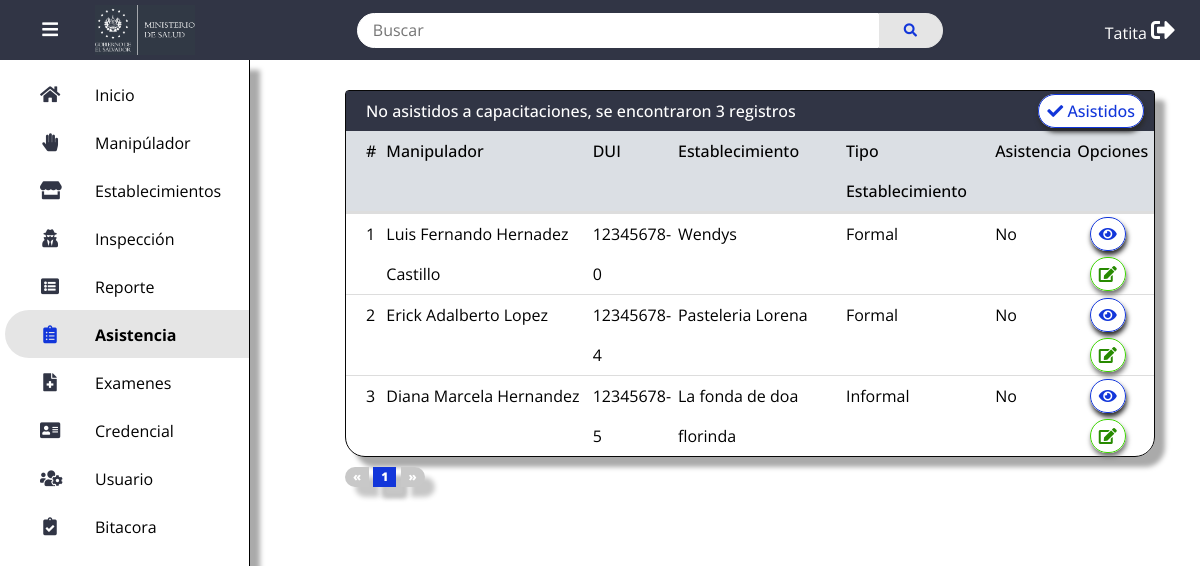
The page /asistencias/noAsistidos (signed in) on the database as committed earlier.
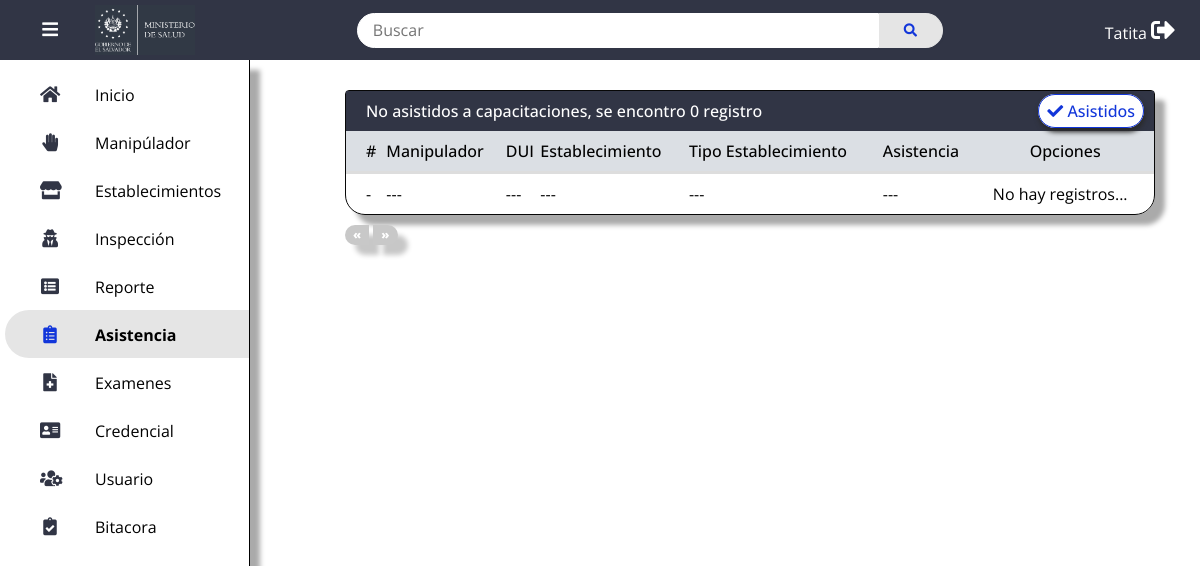
The same page on the database as committed later.
### tables this page shows
CREATE TABLE `tblasistencias` (
  `id_asistencia` int(11) NOT NULL,
  `id_exam` int(11) NOT NULL,
  `asistencia` enum('Si','No') NOT NULL,
  `fecha_asist_capacit` date DEFAULT NULL,
  `usermod` varchar(50) DEFAULT NULL,
  `fechamodasistencia` datetime DEFAULT NULL
);

CREATE TABLE `tblmanipuladores` (
  `id_manip` int(11) NOT NULL,
  `dui_manip` varchar(12) NOT NULL,
  `nombre_manip` varchar(50) NOT NULL,
  `apellido_manip` varchar(50) NOT NULL,
  `genero_manip` enum('Hombre','Mujer') NOT NULL,
  `fecha_nacim_manip` date NOT NULL,
  `puesto_manip` varchar(50) NOT NULL,
  `token` varchar(350) DEFAULT NULL,
  `estado_manip` enum('Activo','Inactivo') NOT NULL,
  `id_estab` int(11) NOT NULL,
  `fecha_registro_manip` date NOT NULL,
  `fecha_mod_manip` datetime NOT NULL,
  `usermod` varchar(15) NOT NULL,
  `asistencia_check` enum('Si','No') NOT NULL
);

CREATE TABLE `tblestablecimientos` (
  `id_estab` int(11) NOT NULL,
  `nombre_estab` varchar(100) NOT NULL,
  `dui_prop` varchar(10) NOT NULL,
  `nombre_prop` varchar(50) NOT NULL,
  `apellido_prop` varchar(50) NOT NULL,
  `direccion_estab` varchar(200) NOT NULL,
  `cat_estab` varchar(100) NOT NULL,
  `tipo_estab` enum('Formal','Informal') NOT NULL,
  `apartado_especifico` enum('A','B','C','D','E','F','G','H') NOT NULL,
  `telefono_estab` varchar(10) NOT NULL,
  `municipio_estab` varchar(30) NOT NULL,
  `departamento_estab` varchar(20) NOT NULL,
  `estado_estab` enum('Activo','Inactivo') NOT NULL,
  `fecha_reg_estab` date NOT NULL,
  `fecha_mod_estab` datetime NOT NULL,
  `usermod` varchar(15) NOT NULL
);

### app/views/asistencias/noAsistidos.php (the view, shortened to what the changed rows need)
<?php require_once('../app/views/inc/header.php'); ?>
            <table>
	            <thead>
			        <tr>
                        <th colspan="8">
                        <div class="title">
                            <p>No asistidos a capacitaciones, se <?php echo $var = ($parameters['respuesta']['cuantos'] > 1)?'encontraron ':' encontro '?>
                            <?php echo $parameters['respuesta']['cuantos']. $var = ($parameters['respuesta']['cuantos'] > 1)?' registros':' registro'?>
                            </p>
                             <p>
                                <a href="<?php echo ROUTE_URL?>/asistencias/" class="btn-ver"><i class="fas fa-check"></i>
                                    Asistidos</a>
                            </p>
                        </div>
   	 		        </tr>
			        <tr style= "background: #dbdfe4;">
				        <th width="6">#</th>
                        <th>Manipulador</th>
                        <th>DUI</th>
                        <th>Establecimiento</th>
                        <th>Tipo Establecimiento</th>
                        <th>Asistencia</th>
                        <th>Opciones</th>
			        </tr>
		        </thead>
		        <tbody>
                    <?php if( $parameters['respuesta']['error']):?>
                    <tr>
                        <td data-label="error">
                            -
                        </td>
                        <td data-label="error">
                            ---
                        </td>
                        <td data-label="error">
                            ---
                        </td>
                        <td data-label="error">
                            ---
                        </td>
                        <td data-label="error">
                            ---
                        </td>
                        <td data-label="error">
                            ---
                        </td>
                        <td data-label="error">
                            No hay registros...
                        </td>
                    </tr>
                    <?php else:?>
			        <?php for($i = 0; $i < count($parameters['asistencias']); $i ++):?>
                    <tr>
                        <td data-label="#">
                            <?php echo $parameters['respuesta']['numIds'][$i] + 1?>
                        </td>
                        <td data-label="Manipulador">
                        <?php echo $parameters['asistencias'][$i]->nombre_manip.' '.$parameters['asistencias'][$i]->apellido_manip?>
                        </td>
                        <td data-label="DUI">
                            <?php echo $parameters['asistencias'][$i]->dui_manip?>
                        </td>
                        <td data-label="Establecimiento">
                            <?php echo $parameters['asistencias'][$i]->nombre_estab?>
                        </td>
                        <td data-label="Tipo Establecimiento">
                            <?php echo $parameters['asistencias'][$i]->tipo_estab?>
                        </td>
                        <td data-label="Asistencia">
                            <?php echo $parameters['asistencias'][$i]->asistencia?>
                        </td>
                        <td data-label="Opciones">
                            <a href="<?php echo ROUTE_URL?>/asistencias/verAsistencia<?php echo $var=(isset($parameters['asistencias']))? '/'.$parameters['asistencias'][$i]->id_asistencia.'/No/'.$parameters['respuesta']['pagina_actual']:''?><?php echo $var = ($parameters['busqueda'] != null)?'/'.str_replace(' ', '_',$parameters['busqueda']): ''?>"                         class="btn-ver"><i class="fas fa-eye"></i></a>
                            <a href="<?php echo ROUTE_URL?>/asistencias/actualizarAsistencia<?php echo $var=(isset($parameters['asistencias']))? '/'.$parameters['asistencias'][$i]->id_asistencia.'/No/'.$parameters['respuesta']['pagina_actual']:''?><?php echo $var = ($parameters['busqueda'] != null)?'/'.str_replace(' ', '_',$parameters['busqueda']): ''?>"
                         class="btn-editar"><i class="fas fa-edit"></i></a>
                        </td>
                    </tr>
                    <?php endfor?>
                    <?php endif;?>
	            </tbody>
	        </table>
            <section class="paginacion">
		        <ul>
                    <?php if ($parameters['respuesta']['pagina_actual'] ==  1 || $parameters['respuesta']['error'] == 1) :?>
                    <li class="disabled">&laquo;</li>
                    <?php elseif ($parameters['respuesta']['pagina_actual'] >  1 || $parameters['respuesta']['error'] == null):?>
                    <a class="inicio"
                    href="<?php echo ROUTE_URL.'/asistencias'?>/<?php echo $parameters['respuesta']['pagina_anterior']?><?php echo $var = ($parameters['busqueda'] != null)?'/'.str_replace(' ', '_',$parameters['busqueda']): ''?>">&laquo;</a>
                    <?php endif;?>
                    <?php for ($i=1; $i <= $parameters['respuesta']['totalPaginas']; $i++):?>
                    <?php if ($parameters['respuesta']['pagina_actual'] == $i):?>
                    <li class="Active">
                    <a href="<?php echo ROUTE_URL.'/asistencias'?>/<?php echo $i?><?php echo $var = ($parameters['busqueda'] != null)?'/'.str_replace(' ', '_',$parameters['busqueda']): ''?>"><?php echo $i?></a>
                    </li>
                    <?php else:?>
                    <li>
                        <a href="<?php echo ROUTE_URL.'/asistencias'?>/<?php echo $i?><?php echo $var = ($parameters['busqueda'] != null)?'/'.str_replace(' ', '_',$parameters['busqueda']): ''?>"><?php echo $i?></a>
                    </li>
                    <?php endif?>
                    <?php endfor;?>
                    <?php if ($parameters['respuesta']['pagina_actual'] ==  $parameters['respuesta']['totalPaginas'] || $parameters['respuesta']['error'] == 1) :?>
                    <li class="disabled">&raquo;</li>
                    <?php elseif ($parameters['respuesta']['pagina_actual'] <  $parameters['respuesta']['totalPaginas'] || $parameters['respuesta']['error'] == null):?>
                    <a class="fin"
                        href="<?php echo ROUTE_URL.'/asistencias'?>/<?php echo $parameters['respuesta']['pagina_siguiente']?>/<?php echo $var = ($parameters['busqueda'] != null)?'/'.str_replace(' ', '_',$parameters['busqueda']): ''?>">&raquo;</a>
                    <?php endif;?>
		        </ul>
	        </section>
        </main>
    </div>
</div>
    </body>
</html>

Rows that differ between the two databases and show on the page:
removed tblasistencias: numIds "1", tblmanipuladores.nombre_manip "Luis Fernando", tblmanipuladores.apellido_manip "Hernadez Castillo", tblmanipuladores.dui_manip "12345678-0", tblestablecimientos.nombre_estab "Wendys", tblestablecimientos.tipo_estab "Formal", asistencia "No"
removed tblasistencias: numIds "2", tblmanipuladores.nombre_manip "Erick Adalberto", tblmanipuladores.apellido_manip "Lopez", tblmanipuladores.dui_manip "12345678-4", tblestablecimientos.nombre_estab "Pasteleria Lorena", tblestablecimientos.tipo_estab "Formal", asistencia "No"
removed tblasistencias: numIds "3", tblmanipuladores.nombre_manip "Diana Marcela", tblmanipuladores.apellido_manip "Hernandez", tblmanipuladores.dui_manip "12345678-5", tblestablecimientos.nombre_estab "La fonda de doa florinda", tblestablecimientos.tipo_estab "Informal", asistencia "No"
Other text that changed with them:
$parameters['respuesta']['cuantos']: "3" → "0"
text no longer shown: "encontraron registros"
text now shown: "encontro registro - --- --- --- --- --- No hay registros..."
list line gone: "1"
